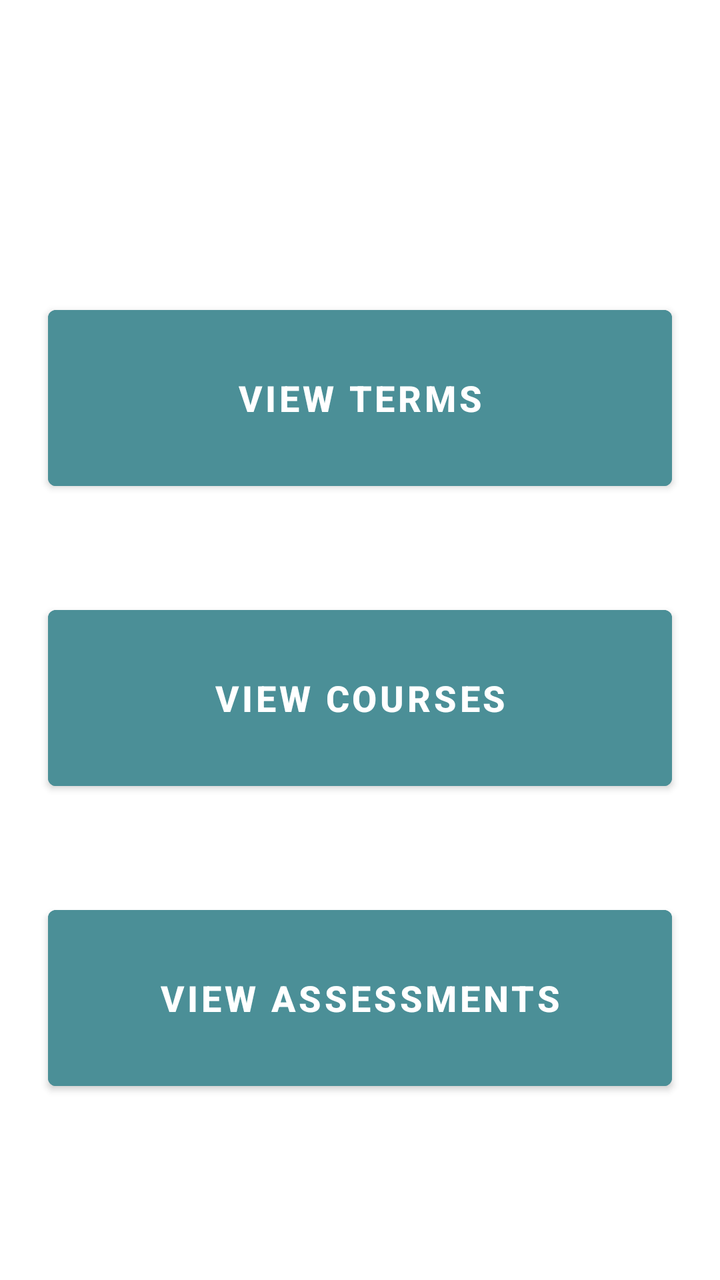
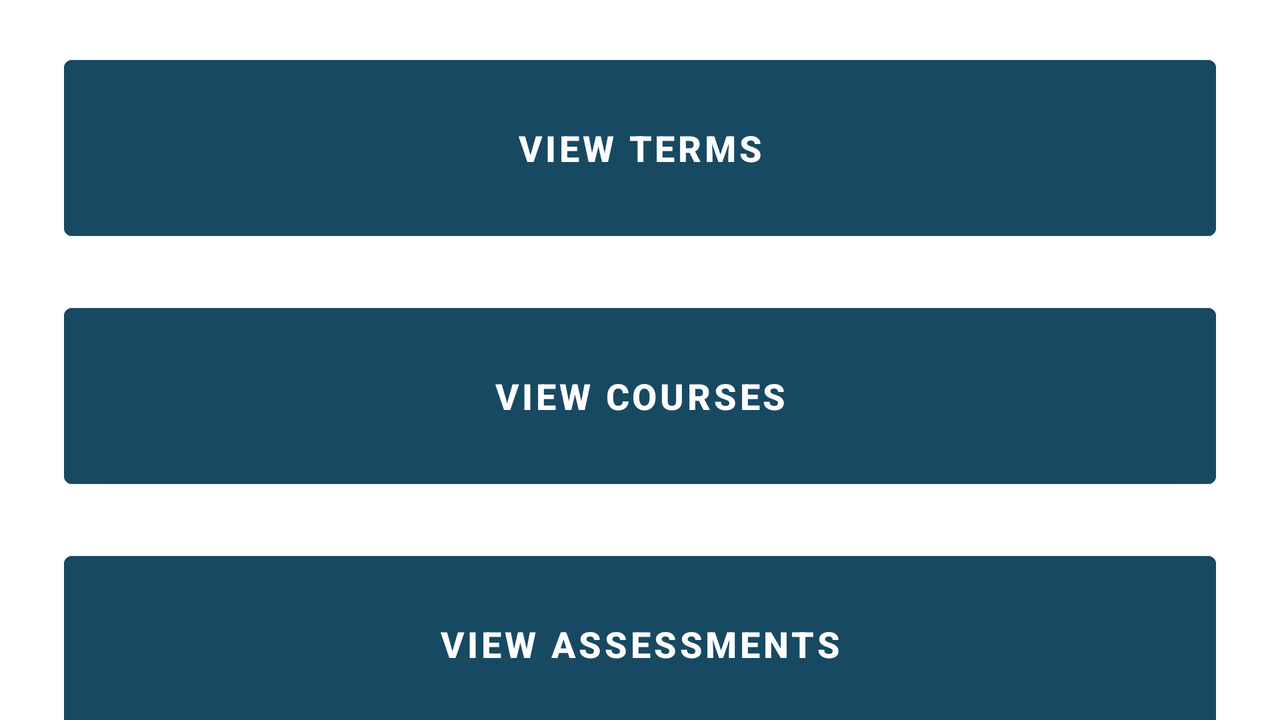

One screen, two layout resources from the same app: the default and the repository's alternative for another configuration. Each is rendered where Android would select it; the XML of both is given below.
<!-- AndroidManifest.xml: application theme Theme.PatrickDenneyMobileApp -->
<!-- res/layout/activity_main.xml -->
<?xml version="1.0" encoding="utf-8"?>
<androidx.constraintlayout.widget.ConstraintLayout xmlns:android="http://schemas.android.com/apk/res/android"
    xmlns:app="http://schemas.android.com/apk/res-auto"
    xmlns:tools="http://schemas.android.com/tools"
    android:id="@+id/mainTitleText"
    android:layout_width="match_parent"
    android:layout_height="match_parent"
    android:backgroundTint="#439E93"
    android:textAlignment="center"
    tools:context=".MainActivity">

    <Button
        android:id="@+id/viewTermsBtn"
        android:layout_width="0dp"
        android:layout_height="100dp"
        android:layout_marginStart="24dp"
        android:layout_marginTop="8dp"
        android:layout_marginEnd="24dp"
        android:layout_marginBottom="250dp"
        android:backgroundTint="#4B8F97"
        android:onClick="openTermsScreen"
        android:text="@string/view_terms"
        android:textSize="18sp"
        android:textStyle="bold"
        app:layout_constraintBottom_toBottomOf="parent"
        app:layout_constraintEnd_toEndOf="parent"
        app:layout_constraintStart_toStartOf="parent"
        app:layout_constraintTop_toTopOf="parent" />

    <Button
        android:id="@+id/viewAssessmentsBtn"
        android:layout_width="0dp"
        android:layout_height="100dp"
        android:layout_marginStart="24dp"
        android:layout_marginTop="50dp"
        android:layout_marginEnd="24dp"
        android:backgroundTint="#4B8F97"
        android:onClick="openAssessmentsScreen"
        android:text="@string/view_assessments"
        android:textSize="18sp"
        android:textStyle="bold"
        app:layout_constraintEnd_toEndOf="parent"
        app:layout_constraintStart_toStartOf="parent"
        app:layout_constraintTop_toBottomOf="@+id/viewCourseBtn" />

    <Button
        android:id="@+id/viewCourseBtn"
        android:layout_width="0dp"
        android:layout_height="100dp"
        android:layout_marginStart="24dp"
        android:layout_marginTop="50dp"
        android:layout_marginEnd="24dp"
        android:backgroundTint="#4B8F97"
        android:onClick="openCoursesScreen"
        android:text="@string/view_courses"
        android:textSize="18sp"
        android:textStyle="bold"
        app:layout_constraintEnd_toEndOf="parent"
        app:layout_constraintHorizontal_bias="0.0"
        app:layout_constraintStart_toStartOf="parent"
        app:layout_constraintTop_toBottomOf="@+id/viewTermsBtn" />

</androidx.constraintlayout.widget.ConstraintLayout>
<!-- resources referenced by this layout -->
<resources>
  <string name="view_assessments">View Assessments</string>
  <string name="view_courses">View Courses</string>
  <string name="view_terms">View Terms</string>
  <style name="Theme.PatrickDenneyMobileApp" parent="Theme.MaterialComponents.DayNight.DarkActionBar">
          
          <item name="colorPrimary">@color/purple_500</item>
          <item name="colorPrimaryVariant">@color/purple_700</item>
          <item name="colorOnPrimary">@color/white</item>
          
          <item name="colorSecondary">@color/teal_200</item>
          <item name="colorSecondaryVariant">@color/teal_700</item>
          <item name="colorOnSecondary">@color/black</item>
          
          <item name="android:statusBarColor" tools:targetApi="l">?attr/colorPrimaryVariant</item>
          
      </style>
  <color name="purple_500">#FF6200EE</color>
  <color name="purple_700">#FF3700B3</color>
  <color name="white">#FFFFFFFF</color>
  <color name="teal_200">#FF03DAC5</color>
  <color name="teal_700">#FF018786</color>
  <color name="black">#FF000000</color>
</resources>
<!-- res/layout-land/activity_main.xml (the repository's variant of the layout above) -->
<!-- drawn on the phone turned sideways -->
<?xml version="1.0" encoding="utf-8"?>
<androidx.constraintlayout.widget.ConstraintLayout xmlns:android="http://schemas.android.com/apk/res/android"
    xmlns:app="http://schemas.android.com/apk/res-auto"
    xmlns:tools="http://schemas.android.com/tools"
    android:id="@+id/mainTitleText"
    android:layout_width="match_parent"
    android:layout_height="match_parent"
    android:backgroundTint="#439E93"
    android:textAlignment="center"
    tools:context=".MainActivity">

    <Button
        android:id="@+id/viewTermsBtn"
        android:layout_width="0dp"
        android:layout_height="100dp"
        android:layout_marginStart="32dp"
        android:layout_marginTop="24dp"
        android:layout_marginEnd="32dp"
        android:backgroundTint="@color/btn"
        android:onClick="openTermsScreen"
        android:text="@string/view_terms"
        android:textSize="18sp"
        android:textStyle="bold"
        app:layout_constraintEnd_toEndOf="parent"
        app:layout_constraintStart_toStartOf="parent"
        app:layout_constraintTop_toTopOf="parent" />

    <Button
        android:id="@+id/viewAssessmentsBtn"
        android:layout_width="0dp"
        android:layout_height="100dp"
        android:layout_marginStart="32dp"
        android:layout_marginTop="24dp"
        android:layout_marginEnd="32dp"
        android:backgroundTint="@color/btn"
        android:onClick="openAssessmentsScreen"
        android:text="@string/view_assessments"
        android:textSize="18sp"
        android:textStyle="bold"
        app:layout_constraintEnd_toEndOf="parent"
        app:layout_constraintStart_toStartOf="parent"
        app:layout_constraintTop_toBottomOf="@+id/viewCourseBtn" />

    <Button
        android:id="@+id/viewCourseBtn"
        android:layout_width="0dp"
        android:layout_height="100dp"
        android:layout_marginStart="32dp"
        android:layout_marginTop="24dp"
        android:layout_marginEnd="32dp"
        android:backgroundTint="@color/btn"
        android:onClick="openCoursesScreen"
        android:text="@string/view_courses"
        android:textSize="18sp"
        android:textStyle="bold"
        app:layout_constraintEnd_toEndOf="parent"
        app:layout_constraintHorizontal_bias="0.0"
        app:layout_constraintStart_toStartOf="parent"
        app:layout_constraintTop_toBottomOf="@+id/viewTermsBtn" />

</androidx.constraintlayout.widget.ConstraintLayout>
<!-- resources referenced by the variant -->
<!-- as the phone turned sideways resolves them -->
<resources>
  <color name="btn">#184963</color>
  <string name="view_assessments">View Assessments</string>
  <string name="view_courses">View Courses</string>
  <string name="view_terms">View Terms</string>
  <style name="Theme.PatrickDenneyMobileApp" parent="Theme.MaterialComponents.DayNight.DarkActionBar">
          
          <item name="colorPrimary">@color/purple_500</item>
          <item name="colorPrimaryVariant">@color/purple_700</item>
          <item name="colorOnPrimary">@color/white</item>
          
          <item name="colorSecondary">@color/teal_200</item>
          <item name="colorSecondaryVariant">@color/teal_700</item>
          <item name="colorOnSecondary">@color/black</item>
          
          <item name="android:statusBarColor" tools:targetApi="l">?attr/colorPrimaryVariant</item>
          
      </style>
  <color name="purple_500">#FF6200EE</color>
  <color name="purple_700">#FF3700B3</color>
  <color name="white">#FFFFFFFF</color>
  <color name="teal_200">#FF03DAC5</color>
  <color name="teal_700">#FF018786</color>
  <color name="black">#FF000000</color>
</resources>
